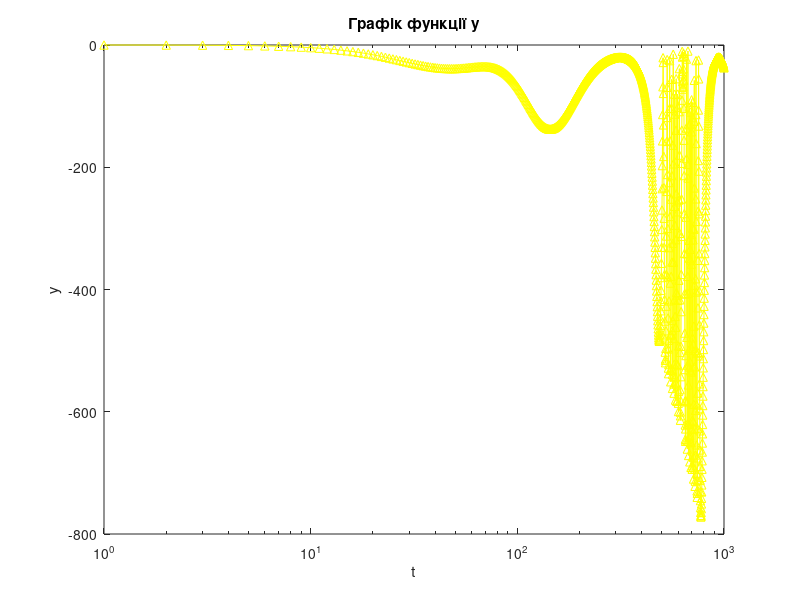

This chart was generated by the following MATLAB code:
t = 1:1:1000;
y = (1.-t).*abs((sin((0.05.*t).^cos(0.01.*t))));
semilogx(t, y,'^y-')
xlabel('t')
ylabel('y')
title('Графік функції y');
